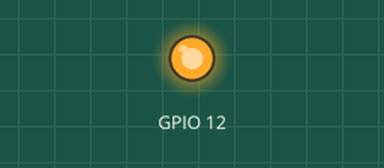
This program was run on a simulated Raspberry Pi (BCM pin numbers). On the bench: output pins drawn as LEDs (lit = HIGH). What the program prints to the terminal is not drawn. At 9.0 s the program stops and its outputs stay as they are.

Above: at 0.1 s.
At 8.6 s:
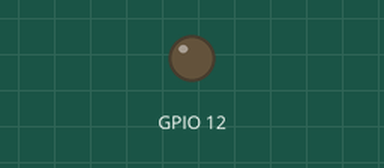
Timing chart, 0 to 10.1 s (numbered marks = the images above):
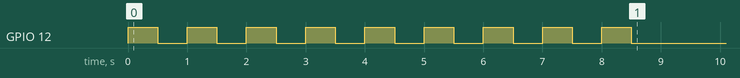

The program:

light.py
```python
#!/usr/bin/env python
# -*- coding:utf-8 -*-
#Author  :hstking
#E-mail  :hstking@hotmail.com
#Ctime   :2015/08/30
#Mtime   :
#Version :

import RPi.GPIO as GPIO
import time
import sys
import string


####  定义Light类
class Light(object):
####  定义Light类的构造函数
	def __init__(self,pin):
		self.pin = pin
####  self.pins是可以使用的端口列表
		self.pins = [5,6,12,13,16,17,18,19,20,21,22,23,24,25,26,27]
		self.up_time = 0.5
		self.down_time = 0.5
		self.check_pin(pin)
		self.run()

	def run(self):
		self.setup(self.pin)
		try:
			self.loop(self.pin)
		except KeyboardInterrupt:
			self.destroy(self.pin)

####  check_pin函数负责检测输入的端口是否符合要求
	def check_pin(self,pin):
		if pin in self.pins:
			print("%d 是有效编号"%pin)
		else:
			print("只能输入以下有效的pin编号")
			for i in self.pins:
				print i,
			exit()

####  setup函数将端口初始化
	def setup(self,pin):
		#初始化GPIO口
		#采用BCM编号
		GPIO.setmode(GPIO.BCM)
		#设置GPIO为输出状态，输入低电平
		GPIO.setup(pin,GPIO.OUT)
		GPIO.output(pin,GPIO.LOW)

####  loop函数将led灯循环点亮
	def loop(self,pin):
		for i in xrange(1,10):
			GPIO.output(pin,GPIO.HIGH)
			print("light up")
			time.sleep(self.up_time)
			GPIO.output(pin,GPIO.LOW)
			print("light down")
			time.sleep(self.down_time)


####  恢复GPIO口状态
	def destroy(self,pin):
		GPIO.output(pin,GPIO.LOW)
		GPIO.setup(pin,GPIO.IN)

if __name__ == '__main__':
	light = Light(12)
```
